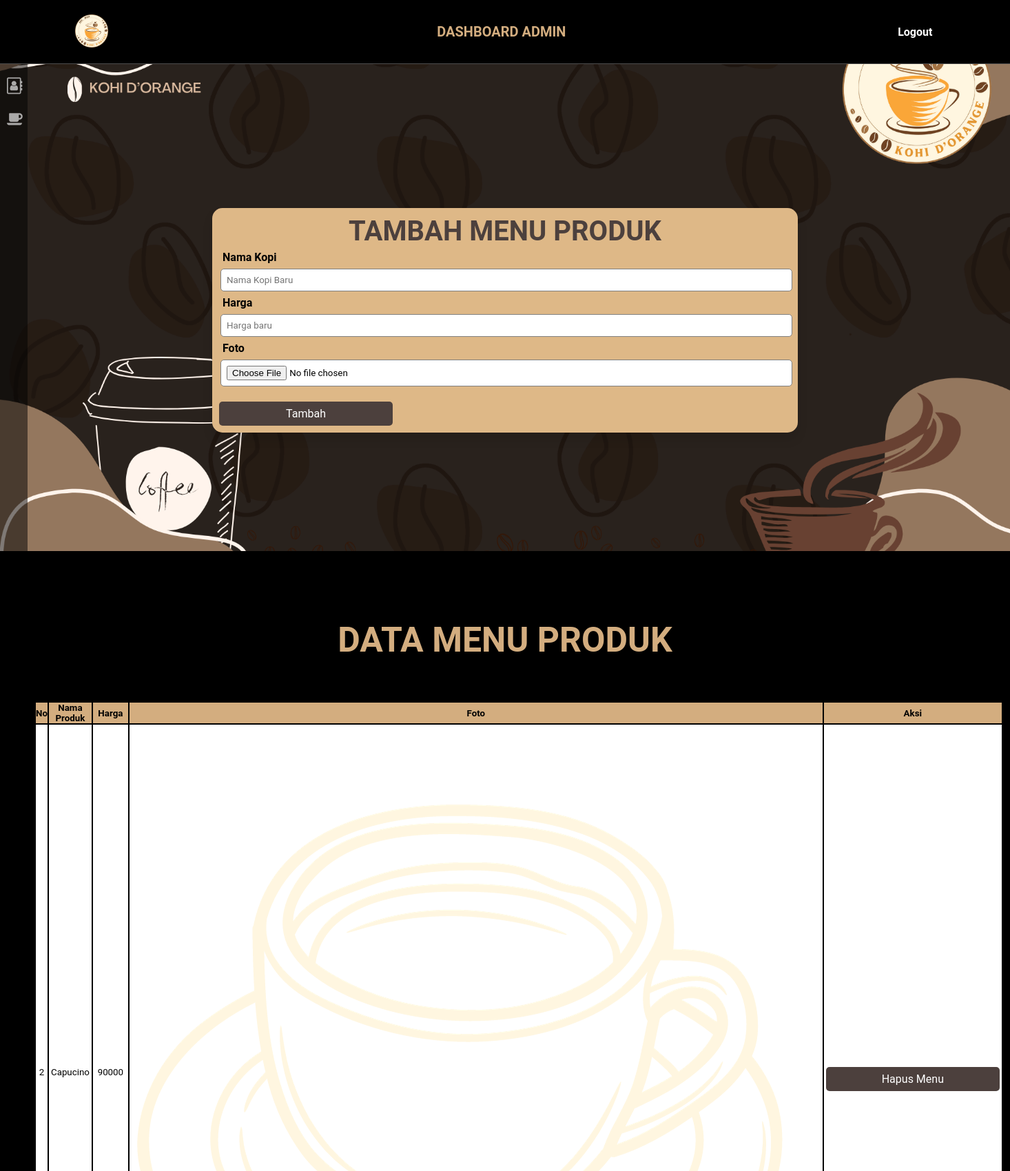
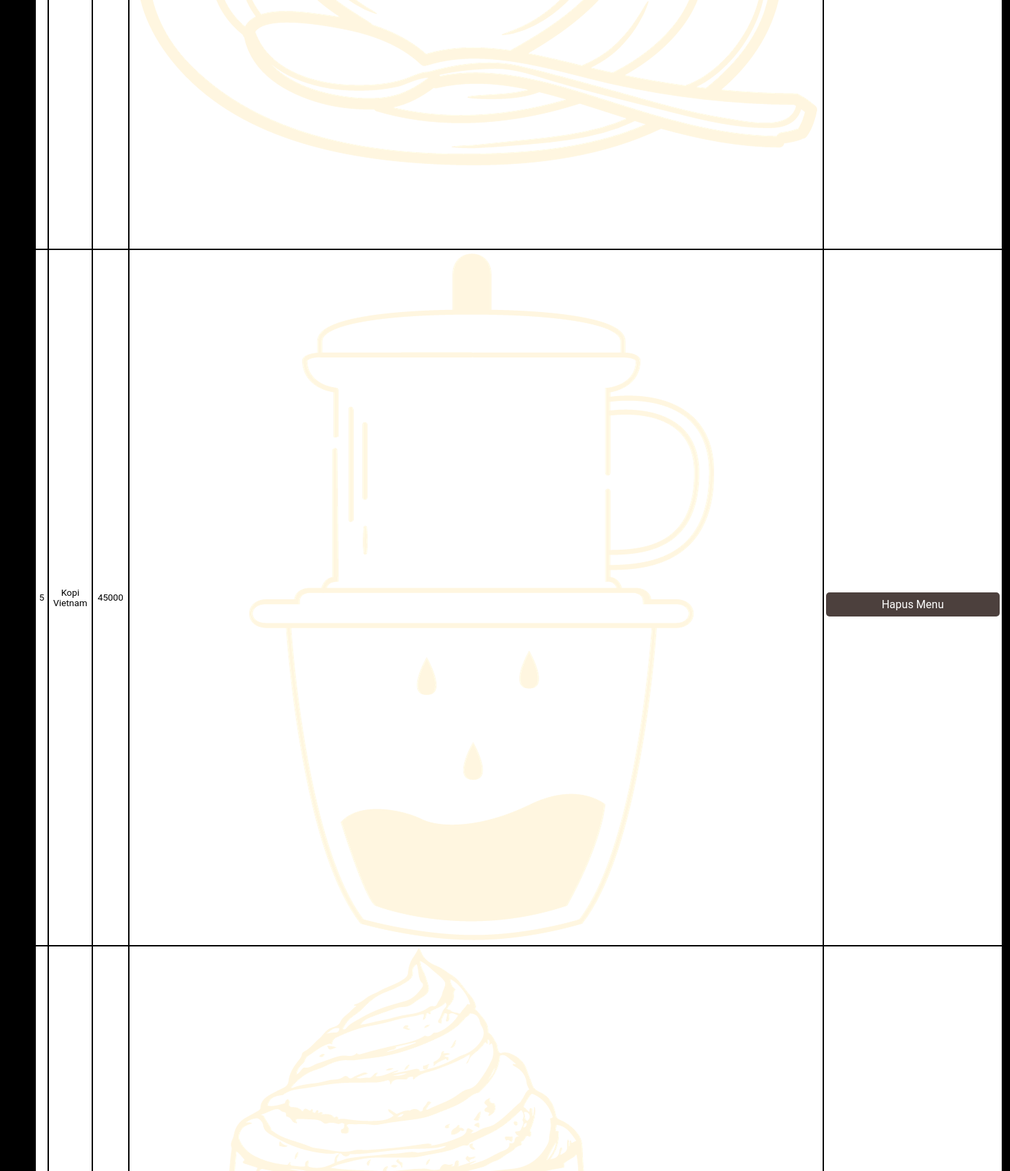
Screenshot of /Pages/dashboardmenu.php (signed in, upper part) with the database file from the repository (2 pictures, top to bottom).
### tables this page shows
CREATE TABLE `menu` (
  `id` int(3) NOT NULL,
  `nameproducts` varchar(50) NOT NULL,
  `price` int(7) NOT NULL,
  `foto` varchar(100) NOT NULL
);

### Pages/dashboardmenu.php (the view, shortened to what this page needs)
<!DOCTYPE html>
<html lang="en">
<head>
	<link rel="stylesheet" type="text/css" href="../css/footer.css">
	<link rel="stylesheet" type="text/css" href="../css/sidebar.css">
	<link rel="stylesheet" type="text/css" href="../css/adminproduk.css">
	<link rel="stylesheet" href="https://cdnjs.cloudflare.com/ajax/libs/font-awesome/5.14.0/css/all.min.css" />
    <link rel="stylesheet" href="https://cdnjs.cloudflare.com/ajax/libs/font-awesome/6.0.0/css/all.min.css">
    <link rel="stylesheet" href="https://cdnjs.cloudflare.com/ajax/libs/font-awesome/4.7.0/css/font-awesome.min.css">
</head>
<header class="header">
    <div class="logo">
        <img src="../images/logo.png" alt="">
    </div>
    <nav class="dasmin-center">
        <h1>DASHBOARD ADMIN</h1>
    </nav>
    <nav class="navbar">
        <a href="logout.php"><strong>Logout</strong></a>
    </nav>
</header>
<body>
<nav class="sidebar">
        <ul>
            <li class="item">
                <a href="dashboardadmin.php">
					<i class="fa fa-address-book-o icon" style="font-size: 24px;"></i>
				</a>
            </li>
			<li class="item">
                <a href="datamenu.php">
					<i class="fa fa-coffee icon" style="font-size: 22px;"></i>
				</a>
            </li>
        </ul>
    </nav>
<div class="container">
    <section class="tambah">
        <div class="content">
            <h2>Tambah Menu Produk</h2>
            <form method="post" action="adminproduk.php" enctype="multipart/form-data">
            <label for="new_nameprod">Nama Kopi</label>
            <input type="text" name="new_nameprod" placeholder="Nama Kopi Baru" id="new_nameprod" required>
            <label for="new_price">Harga</label>
            <input type="number" name="new_price" placeholder="Harga baru" id="new_price" required>
            <label for="new_foto">Foto</label>
            <input type="file" name="new_foto" id="new_foto" required accept="image/*">
            <button type="submit" name="submit">Tambah</button>
            </form>
        </div>
    </section>
</div>
<div class="contable">
    <h3>Data Menu Produk</h3>
    <table border="2" align="center">
        <tr>
            <th>No</th>
            <th>Nama Produk</th>
            <th>Harga</th>
            <th>Foto</th>
            <th>Aksi</th>
        </tr>
        <?php
        include 'koneksi.php';
        $query = "SELECT * FROM menu";
        $result = $conn->query($query);
        while ($row = $result->fetch_assoc()) {
            echo "<tr>";
            echo "<td>" . $row['id'] . "</td>";
            echo "<td>" . $row['nameproducts'] . "</td>";
            echo "<td>" . $row['price'] . "</td>";
            if (!empty($row['foto'])) {
                echo '<td><img src=".' . $row['foto'] . '" alt=""></td>';
            } else {
                echo "<td>Tidak ada foto</td>";
            }
            echo '<td>
                <form method="post" action="adminproduk.php">
                    <input type="hidden" name="products_id" value="' . $row['id'] . '">
                    <button type="submit" name="delete">Hapus Menu</button>
                </form>
            </td>';
            echo "</tr>";
        }
        ?>
    </table>
</div>
</body>
</html>

### css/sidebar.css (style rules this page uses)
:root { --sidebar-width: 200px; --sidebar-secondary-color: burlywood; --icon-width: 50px; --icon-padding: 10px; --icon-font-size: 20px; }
*, *::before, *::after { margin:0; padding:0; box-sizing: border-box; }
body { height: 100vh; }
nav { user-select: none; -moz-user-select: none; -webkit-user-select: none; }
nav > ul, nav > ul > li { outline:0; }
li > a { text-decoration: none; color: inherit; }
.sidebar { padding-top: 100px; position: fixed; z-index: 100; background: rgba(0,0,0,.5); width: calc(var(--icon-font-size) + var(--icon-padding) * 2); height: 100vh; overflow: hidden; transition: width .05s linear; }
.item a { display: flex; flex-direction: row; gap: 10px; align-items: center; color:white; opacity:.8; transition: all .1s linear; }
.item a * { color:inherit; opacity:inherit; }
.icon { width: var(--icon-width); padding: var(--icon-padding); font-size: var(--icon-font-size); }

### css/adminproduk.css (style rules this page uses)
:root { --main-color: #d3ad7f; --black:#13131a; --bg:black; --cf:#4c403d; --border:.1rem solid rgba(255,255,255,.3); }
* { font-family: 'Roboto', sans-serif; margin: 0; padding: 0; box-sizing: border-box; outline: none; border: none; text-decoration: none; transition: .2s linear; }
html { font-size: 62.5%; overflow-x: hidden; scroll-padding-top: 9rem; scroll-behavior: smooth; }
body { background: black; align-items: center; justify-content: center; }
section { padding:2rem 7%; align-items: center; }
button { border: none; outline: none; padding: 8px; width: 252px; color: white; font-size: 16px; cursor: pointer; margin-top: 20px; border-radius: 5px; background: var(--cf); }
.header { background: var(--bg); display: flex; align-items: center; justify-content: space-between; padding: 1.5rem 7%; border-bottom: var(--border); position: fixed; top: 0; left: 0; right: 0; z-index: 1000; }
.header .logo img { height: 6rem; }
.header .dasmin-center h1 { font-size: 20px; text-align: center; color: var(--main-color); }
.header .navbar a { margin: 0 1rem; font-size: 1.6rem; color: #fff; }
.tambah { align-items: center; align-content: space-between; justify-content: space-around; min-height: 100vh; display: flex; padding-top: 150px; background: url(../images/a.png) no-repeat; background-size: cover; }
.tambah .content { margin: 20px; padding: 10px; align-content: space-between; justify-content: space-around; flex-wrap: nowrap; width: 100%; height: max-content; max-width: 850px; background: burlywood; border-radius: 15px; box-shadow: 0 10px 15px rgba(0, 0, 0, 0.1); }
.tambah .content h2 { font-size: 40px; text-transform: uppercase; color: var(--cf); text-align: center; }
.tambah form label { display: block; font-size: 16px; font-weight: 600; padding: 5px; }
.tambah form { justify-content: center; align-items: center; }
table { font-size: 10pt; border-collapse: collapse; width: 100%; border: 2px solid black; margin-top: 20px; }
td { padding: 3px; height: 5px; border: 2px solid black; text-align: center; background-color: white; }
th { background-color: var(--main-color); color: black; height: 30px; width: 50px; border: 2px solid black; }
h3 { padding-top: 50px; padding-bottom: 40px; font-size: 50px; text-align: center; color: var(--main-color); text-transform: uppercase; }
.container { align-items: center; justify-content: center; }
input { width: 100%; margin: 2px; border: none; outline: none; padding: 8px; border-radius: 5px; border: 1px solid gray; background: white; }
.contable { align-items: center; display: block; padding: 50px; }

### rows the page displays
menu: id "2", nameproducts "Capucino", price "90000", foto (picture)
menu: id "5", nameproducts "Kopi Vietnam", price "45000", foto (picture)
menu: foto (picture)
